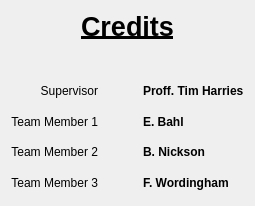
<?xml version="1.0" encoding="UTF-8"?>
<ui version="4.0">
 <class>Credits</class>
 <widget class="QDialog" name="Credits">
  <property name="geometry">
   <rect>
    <x>0</x>
    <y>0</y>
    <width>255</width>
    <height>206</height>
   </rect>
  </property>
  <property name="windowTitle">
   <string>Dialog</string>
  </property>
  <layout class="QGridLayout" name="gridLayout">
   <item row="1" column="1">
    <widget class="QLabel" name="label_10">
     <property name="text">
      <string/>
     </property>
    </widget>
   </item>
   <item row="1" column="2">
    <widget class="QLabel" name="label_11">
     <property name="text">
      <string/>
     </property>
    </widget>
   </item>
   <item row="2" column="0">
    <widget class="QLabel" name="label_2">
     <property name="text">
      <string>        Supervisor</string>
     </property>
     <property name="alignment">
      <set>Qt::AlignRight|Qt::AlignTrailing|Qt::AlignVCenter</set>
     </property>
    </widget>
   </item>
   <item row="2" column="2">
    <widget class="QLabel" name="label_6">
     <property name="font">
      <font>
       <weight>75</weight>
       <bold>true</bold>
      </font>
     </property>
     <property name="text">
      <string>Proff. Tim Harries</string>
     </property>
     <property name="textFormat">
      <enum>Qt::PlainText</enum>
     </property>
    </widget>
   </item>
   <item row="3" column="0">
    <widget class="QLabel" name="label_3">
     <property name="text">
      <string>Team Member 1</string>
     </property>
     <property name="alignment">
      <set>Qt::AlignRight|Qt::AlignTrailing|Qt::AlignVCenter</set>
     </property>
    </widget>
   </item>
   <item row="3" column="2">
    <widget class="QLabel" name="label_7">
     <property name="font">
      <font>
       <weight>75</weight>
       <bold>true</bold>
      </font>
     </property>
     <property name="text">
      <string>E. Bahl</string>
     </property>
     <property name="textFormat">
      <enum>Qt::PlainText</enum>
     </property>
    </widget>
   </item>
   <item row="4" column="0">
    <widget class="QLabel" name="label_4">
     <property name="text">
      <string>Team Member 2</string>
     </property>
     <property name="alignment">
      <set>Qt::AlignRight|Qt::AlignTrailing|Qt::AlignVCenter</set>
     </property>
    </widget>
   </item>
   <item row="4" column="2">
    <widget class="QLabel" name="label_8">
     <property name="font">
      <font>
       <weight>75</weight>
       <bold>true</bold>
      </font>
     </property>
     <property name="text">
      <string>B. Nickson</string>
     </property>
     <property name="textFormat">
      <enum>Qt::PlainText</enum>
     </property>
    </widget>
   </item>
   <item row="5" column="0">
    <widget class="QLabel" name="label_5">
     <property name="text">
      <string>Team Member 3</string>
     </property>
     <property name="alignment">
      <set>Qt::AlignRight|Qt::AlignTrailing|Qt::AlignVCenter</set>
     </property>
    </widget>
   </item>
   <item row="5" column="2">
    <widget class="QLabel" name="label_9">
     <property name="font">
      <font>
       <weight>75</weight>
       <bold>true</bold>
      </font>
     </property>
     <property name="text">
      <string>F. Wordingham</string>
     </property>
     <property name="textFormat">
      <enum>Qt::PlainText</enum>
     </property>
    </widget>
   </item>
   <item row="0" column="0" colspan="3">
    <widget class="QLabel" name="label">
     <property name="font">
      <font>
       <pointsize>20</pointsize>
       <weight>75</weight>
       <bold>true</bold>
       <underline>true</underline>
      </font>
     </property>
     <property name="text">
      <string>Credits</string>
     </property>
     <property name="alignment">
      <set>Qt::AlignCenter</set>
     </property>
    </widget>
   </item>
  </layout>
 </widget>
 <resources/>
 <connections/>
</ui>
